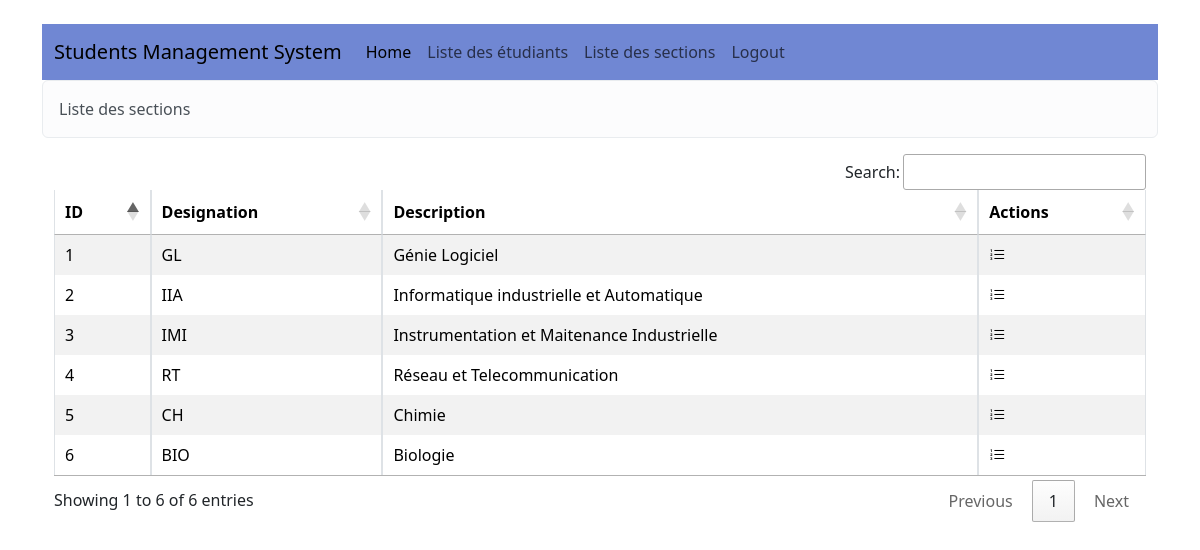
The page /Ex5/Admin/sections.php on the database its author committed.
### tables this page shows
create table Section (
id int auto_increment primary key,
designation varchar(3),
description varchar(50)
);

### Ex5/fragments/sectionsdatatable.php (the view, shortened to what this page needs)
<?php
try {
    $db = new PDO("mysql:host=localhost;dbname=tpphp", "root", "houssem");
    $query = $db->query("SELECT * FROM Section");
    $sections = $query->fetchAll(PDO::FETCH_ASSOC);
} catch (PDOException $e) {
    die("Erreur: " . $e->getMessage());
}
?>
<!DOCTYPE html>
<html lang="fr">
<head>
    <link href="https://cdn.jsdelivr.net/npm/bootstrap@5.3.3/dist/css/bootstrap.min.css" rel="stylesheet">
    <link rel="stylesheet" href="https://cdn.jsdelivr.net/npm/bootstrap-icons@1.11.3/font/bootstrap-icons.min.css">
    <link rel="stylesheet" href="https://cdn.datatables.net/1.13.6/css/jquery.dataTables.min.css">
    <link rel="stylesheet" href="https://cdn.datatables.net/buttons/2.4.1/css/buttons.dataTables.min.css">
</head>
<body class="p-4">
<div class="container">
    <table id="studentTable" class="table table-striped table-bordered">
        <thead>
        <tr>
            <th>ID</th>
            <th>Designation</th>
            <th>Description</th>
            <th>Actions</th>
        </tr>
        </thead>
        <tbody>
        <?php foreach ($sections as $section): ?>
            <tr>
                <td><?= $section['id'] ?></td>
                <td><?= htmlspecialchars($section['designation']) ?></td>
                <td><?= $section['description'] ?></td>
                <td><i class="bi bi-list-ol"></i></td>
            </tr>
        <?php endforeach; ?>
        </tbody>
    </table>
</div>
</body>
</html>

### rows shown on the page
section: id "1", designation "GL", description "Génie Logiciel"
section: id "2", designation "IIA", description "Informatique industrielle et Automatique"
section: id "3", designation "IMI", description "Instrumentation et Maitenance Industrielle"
section: id "4", designation "RT", description "Réseau et Telecommunication"
section: id "5", designation "CH", description "Chimie"
section: id "6", designation "BIO", description "Biologie"
